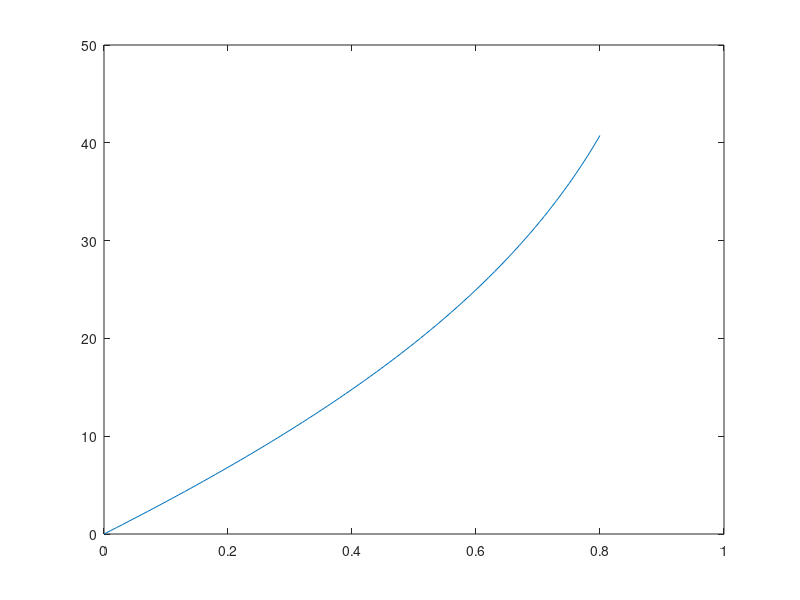

This figure's MATLAB source:
A=0.311/exp(-110*10^3/(8.31447*473));
H=1000;
I=[0 0.8];
h=0.01;
Fa0=10;
Fb0=20*Fa0;



N=(I(:,2)-I(:,1))/h;
        x=zeros(1,N)'; 
        U=zeros(1,N)';
        x(1)=I(:,1);
        U(1)=0;
 
        for i=1:N;
            x(i+1)=x(i)+h ;
            
F1=Fa0*(1-x(i));
F2=Fb0-Fa0*x(i);
F3=Fa0*x(i);
F=[F1 F2 F3];


Cpa=120;
Cpb=80;
Cpc=189;
Cp=[Cpa; Cpb; Cpc];

T=@(x)H*x/Cpa+473;
k=@(x) A*exp(-110*10^3/(8.31447*T(x))); 
f=@(x) Fa0/(k(x)*(1-x)) ;
             
            U(i+1)=U(i)+(h/2)*(f(x(i))+f(x(i+1)));
            
        end
      T(x)  
        plot (x,U)